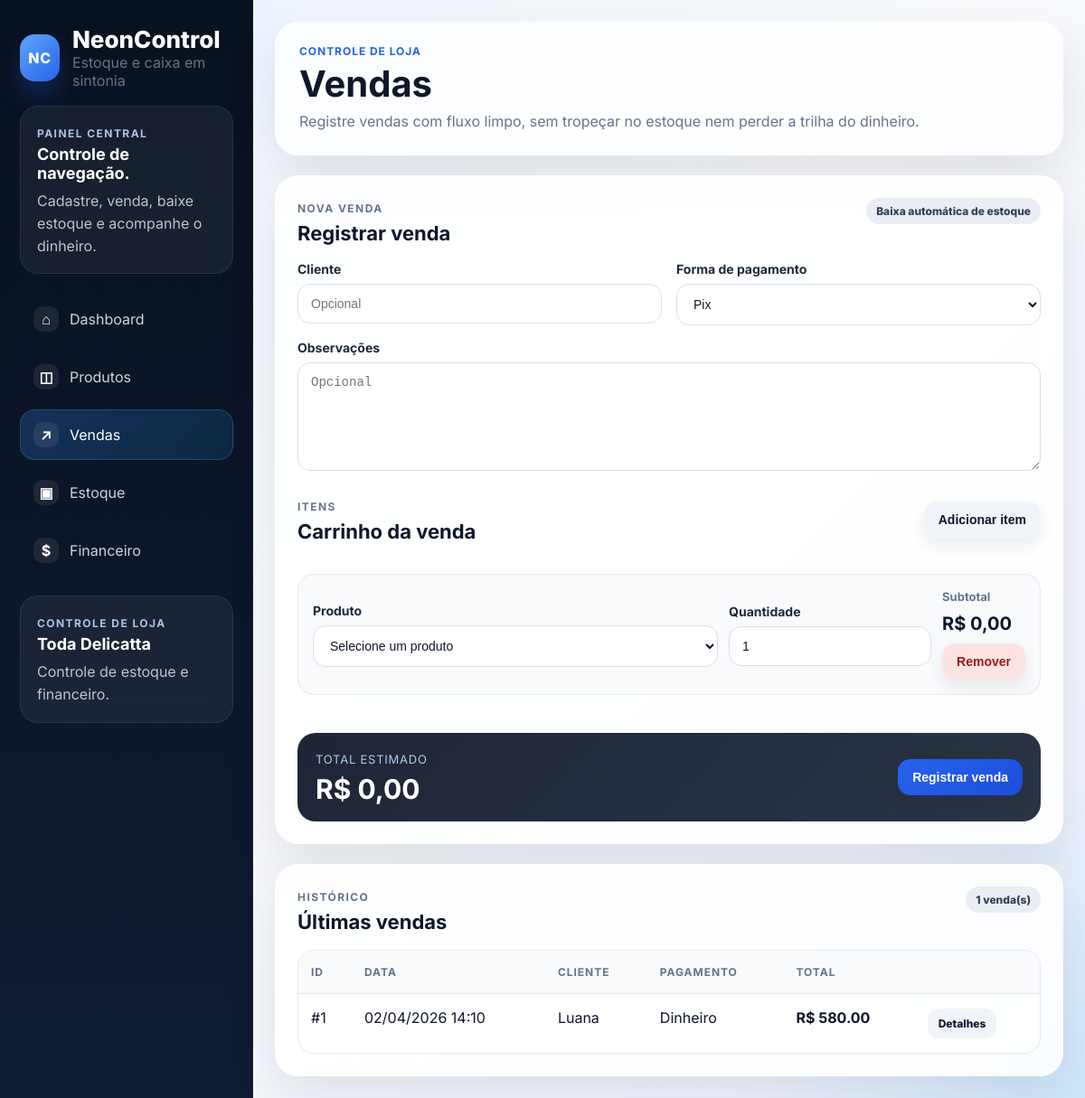
The app's page /sales with its own data.
### app/models/sale.py (models this page shows)
class Sale(Base):
    __tablename__ = 'sales'
    id = Column(Integer, primary_key=True, index=True)
    customer_name = Column(String(120), nullable=True)
    payment_method = Column(String(50), nullable=False)
    total_amount = Column(Float, nullable=False, default=0)
    notes = Column(Text, nullable=True)
    created_at = Column(DateTime, default=datetime.utcnow)
    items = relationship('SaleItem', back_populates='sale', cascade='all, delete-orphan')

### app/routes/web.py (the view)
@router.get('/sales')
def sales_page(request: Request, db: Session = Depends(get_db)):
    products = ProductService.list_products(db)
    sales = SaleService.list_sales(db)
    return render(request, 'sales.html', {'active_page': 'sales', 'products': products, 'sales': sales})

### app/templates/sales.html (shortened to what this page needs)
{% extends 'base.html' %}
{% block page_title %}Vendas{% endblock %}
{% block page_subtitle %}Registre vendas com fluxo limpo, sem tropeçar no estoque nem perder a trilha do dinheiro.{% endblock %}
{% block content %}
<div class="grid two-col sales-layout">
    <section class="card card-elevated form-card">
        <div class="section-head">
            <div>
                <span class="panel-kicker">Nova venda</span>
                <h3>Registrar venda</h3>
            </div>
            <span class="pill-count">Baixa automática de estoque</span>
        </div>
        <form method="post" action="/sales" class="form-grid" id="sale-form">
            <label>Cliente
                <input type="text" name="customer_name" placeholder="Opcional">
            </label>
            <label>Forma de pagamento
                <select name="payment_method" required>
                    <option value="Pix">Pix</option>
                </select>
            </label>
            <label class="full-width">Observações<textarea name="notes" rows="3" placeholder="Opcional"></textarea></label>
            <div class="section-head full-width inline-head">
                <div>
                    <span class="panel-kicker">Itens</span>
                    <h4>Carrinho da venda</h4>
                </div>
                <button type="button" class="btn secondary" id="add-sale-item">Adicionar item</button>
            </div>
            <div id="sale-items" class="full-width">
                <div class="sale-item-row">
                    <div>
                        <label>Produto
                            <select name="product_id" required>
                                <option value="">Selecione um produto</option>
                            </select>
                        </label>
                    </div>
                    <div>
                        <label>Quantidade
                            <input type="number" name="quantity" min="1" value="1" required>
                        </label>
                    </div>
                    <div class="item-subtotal-box">
                        <span>Subtotal</span>
                        <strong class="item-subtotal">R$ 0,00</strong>
                        <button type="button" class="btn danger remove-item">Remover</button>
                    </div>
                </div>
            </div>
            <div class="sale-total-panel full-width">
                <div>
                    <span>Total estimado</span>
                    <strong id="sale-total">R$ 0,00</strong>
                </div>
                <button type="submit" class="btn primary">Registrar venda</button>
            </div>
        </form>
    </section>
    <section class="card card-elevated">
        <div class="section-head">
            <div>
                <span class="panel-kicker">Histórico</span>
                <h3>Últimas vendas</h3>
            </div>
            <span class="pill-count">{{ sales|length }} venda(s)</span>
        </div>
        {% if sales %}
        <div class="table-wrap">
            <table>
                <thead><tr><th>ID</th><th>Data</th><th>Cliente</th><th>Pagamento</th><th>Total</th><th></th></tr></thead>
                <tbody>
                {% for sale in sales %}
                    <tr>
                        <td>#{{ sale.id }}</td>
                        <td>{{ sale.created_at.strftime('%d/%m/%Y %H:%M') }}</td>
                        <td>{{ sale.customer_name or 'Não informado' }}</td>
                        <td>{{ sale.payment_method }}</td>
                        <td><strong>R$ {{ '%.2f'|format(sale.total_amount) }}</strong></td>
                        <td><a class="btn small secondary" href="/sales/{{ sale.id }}">Detalhes</a></td>
                    </tr>
                {% endfor %}
                </tbody>
            </table>
        </div>
        {% else %}
            <div class="empty-state">
                <div class="empty-icon">↗</div>
                <strong>Nenhuma venda registrada</strong>
                <p class="muted">Quando você concluir a primeira, o histórico aparece aqui com todo o rastro.</p>
            </div>
        {% endif %}
    </section>
</div>
{% endblock %}

### records on screen
Sale: id "1", created_at "02/04/2026 14:10", customer_name "Luana", payment_method "Dinheiro", total_amount "580.00"

### other values on screen
{{ sales|length }} "1"
